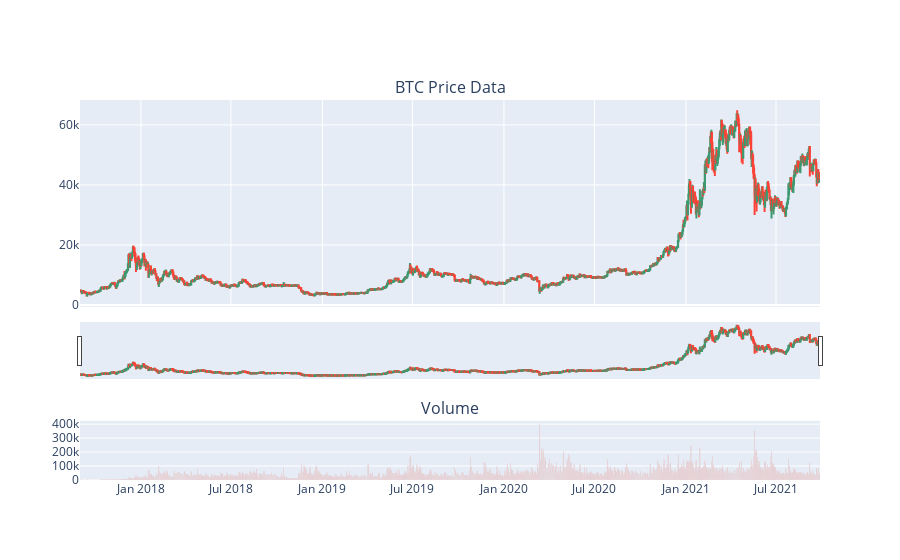

Here is the notebook cell this chart was saved with:
### Code cell
def btc_plot():
    file_path = Path("Data/BTCUSDT.csv")
    btc_data = pd.read_csv(file_path, header = None)
    btc_data.columns = ["Date", "Open", "High", "Low", "Close", "Volume", "Open Interst"]
    btc_data.head()

    fig = make_subplots(rows=2, cols=1, shared_xaxes=True, 
                   vertical_spacing=0.3, subplot_titles=('BTC Price Data', 'Volume'), 
                   row_width=[0.2, 0.7])

    fig.add_trace(go.Candlestick(
        x = btc_data["Date"],
        open = btc_data["Open"],
        high = btc_data["High"],
        low = btc_data["Low"],
        close = btc_data["Close"],
        name="OHLC", 
        showlegend=False), 
        row=1, 
      col=1
    )
    fig.add_trace(go.Bar(
        x = btc_data["Date"],
        y = btc_data["Volume"],
        showlegend=False), 
        row=2, 
        col=1)
    return fig

### Figure 1 — Plotly figure (JSON) as saved in the notebook; plotly's stock layout.template omitted (floating-point values rounded to 4 significant figures; data arrays with more than 128 entries replaced by an {"elided": "..."} marker saying what was removed)
{"data": [{"close": {"elided": "1488 float values"}, "high": {"elided": "1488 float values"}, "low": {"elided": "1488 float values"}, "name": "OHLC", "open": {"elided": "1488 float values"}, "showlegend": false, "type": "candlestick", "x": {"elided": "1488 str values"}, "xaxis": "x", "yaxis": "y"}, {"showlegend": false, "type": "bar", "x": {"elided": "1488 str values"}, "xaxis": "x2", "y": {"elided": "1488 float values"}, "yaxis": "y2"}], "layout": {"annotations": [{"font": {"size": 16}, "showarrow": false, "text": "BTC Price Data", "x": 0.5, "xanchor": "center", "xref": "paper", "y": 1, "yanchor": "bottom", "yref": "paper"}, {"font": {"size": 16}, "showarrow": false, "text": "Volume", "x": 0.5, "xanchor": "center", "xref": "paper", "y": 0.1556, "yanchor": "bottom", "yref": "paper"}], "autosize": true, "xaxis": {"anchor": "y", "autorange": true, "domain": [0, 1], "matches": "x2", "range": ["2017-08-31 12:00", "2021-09-27 12:00"], "rangeslider": {"autorange": true, "range": ["2017-08-31 12:00", "2021-09-27 12:00"], "yaxis": {"_template": null, "rangemode": "match"}}, "showticklabels": false, "type": "date"}, "xaxis2": {"anchor": "y2", "autorange": true, "domain": [0, 1], "range": ["2017-08-31 12:00", "2021-09-27 12:00"], "type": "date"}, "yaxis": {"anchor": "x", "autorange": true, "domain": [0.4556, 1], "range": [-629.5, 68300.0]}, "yaxis2": {"anchor": "x2", "autorange": true, "domain": [0, 0.1556], "range": [0, 423400.0], "type": "linear"}}}
